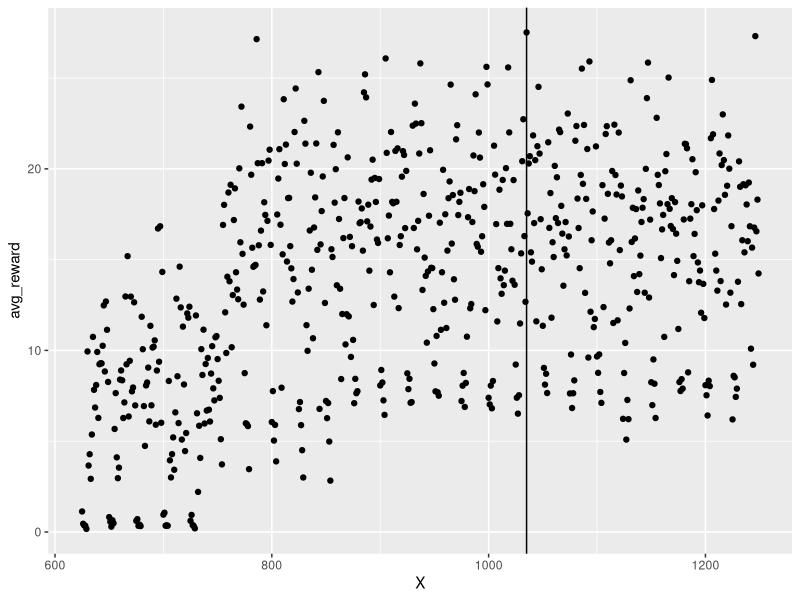
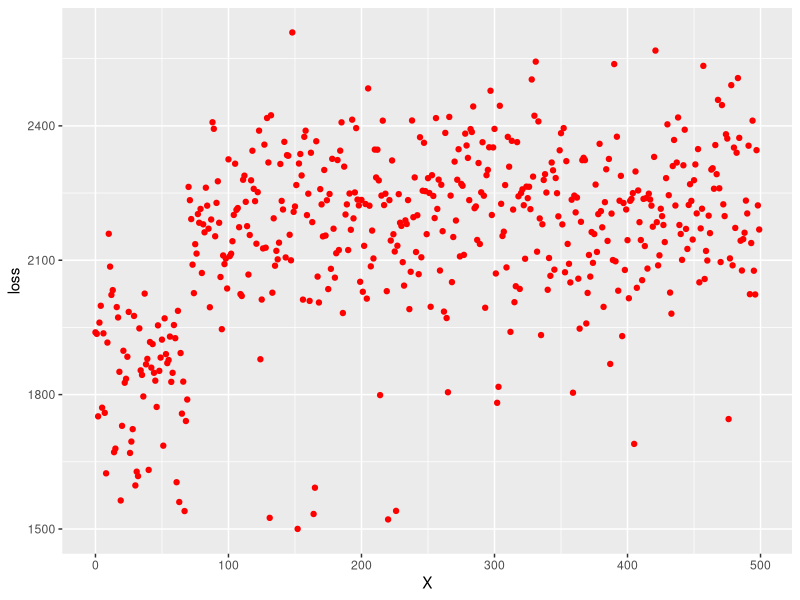
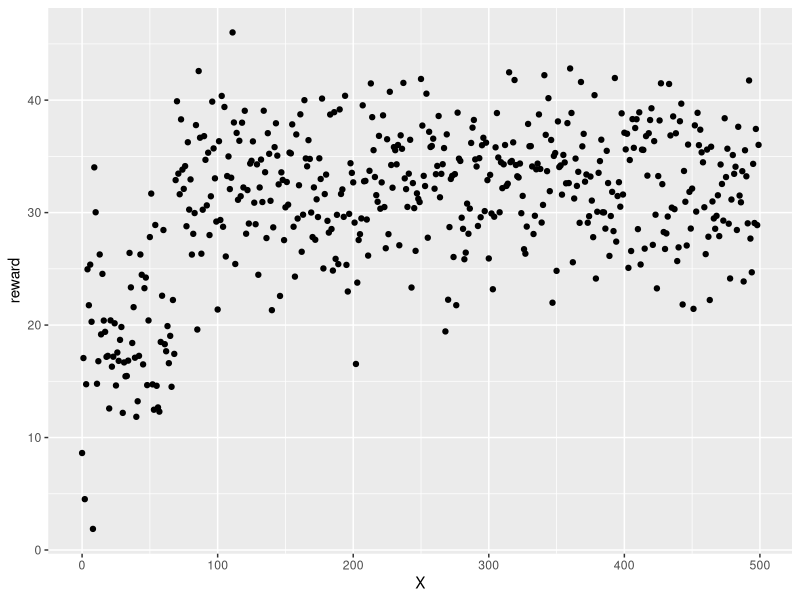

These charts were generated, in order, by the following R code:
library(dplyr)
library(ggplot2)


# Grid search analysis
df <- read.csv('metrics/grid_rewards.csv')

# Plots
ggplot_data <- df %>% 
    filter(tau == 13)
ggplot(data=ggplot_data) +
    geom_point(aes(x=X, y=avg_reward)) + 
    geom_vline(xintercept = 1035)

# Statistics
high_reward <- df %>% 
    arrange(desc(avg_reward))

high_reward[seq(10),] %>% filter(tau == 13)

# Best parameters
# tau = 13
# kappa = 1000
# beta = 0.0025
# sigma = 5.25
# delta_t <= 2

df <- read.csv('dep_deep_backprop_results/test/metrics.csv')
colnames(df)
ggplot(data=df) +
    geom_point(aes(x=X, y=loss), col='red')

ggplot(data=df) + 
    geom_point(aes(x=X, y=reward))
